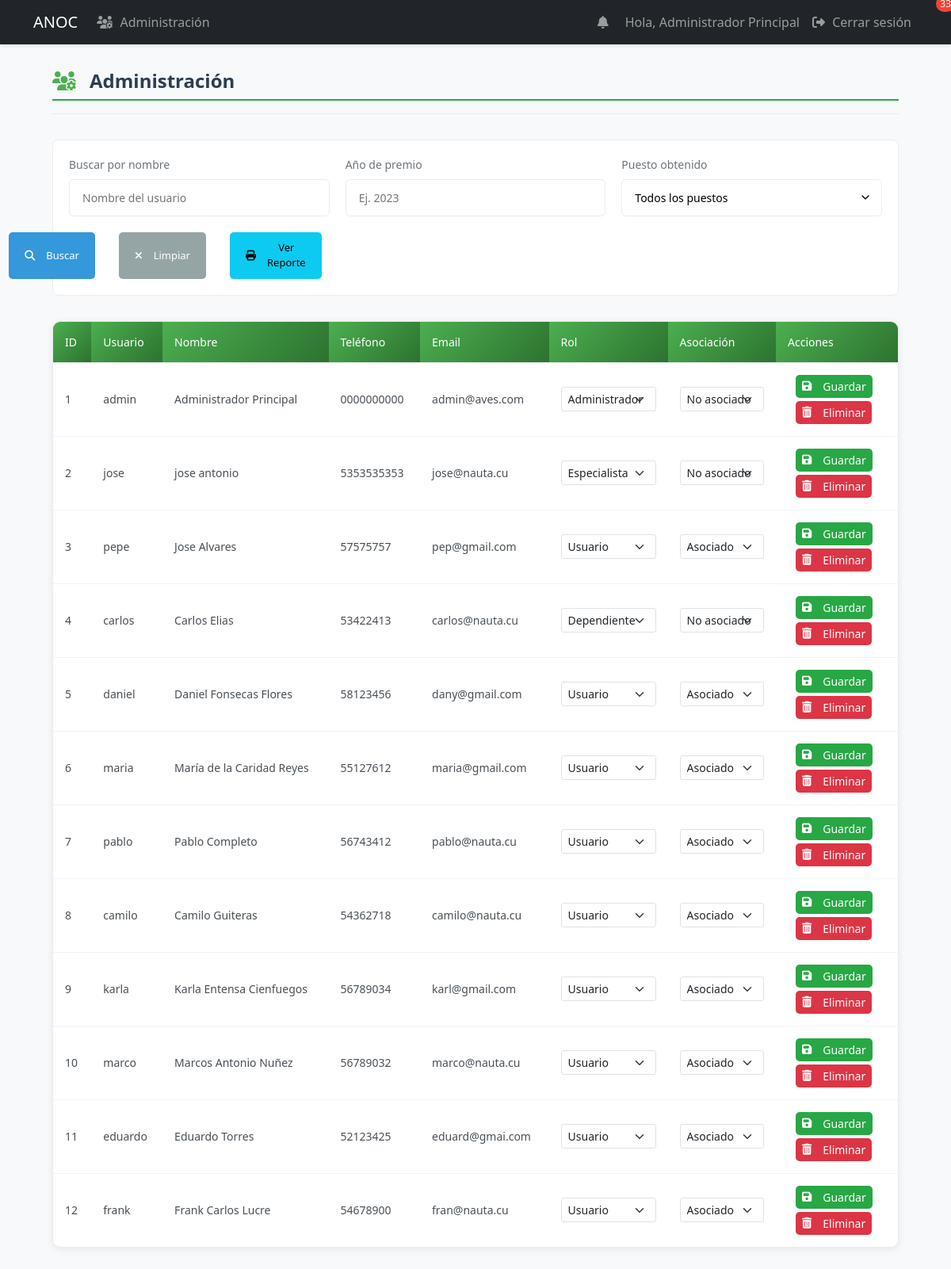
Before: /admin/users (signed in) with the older database file.
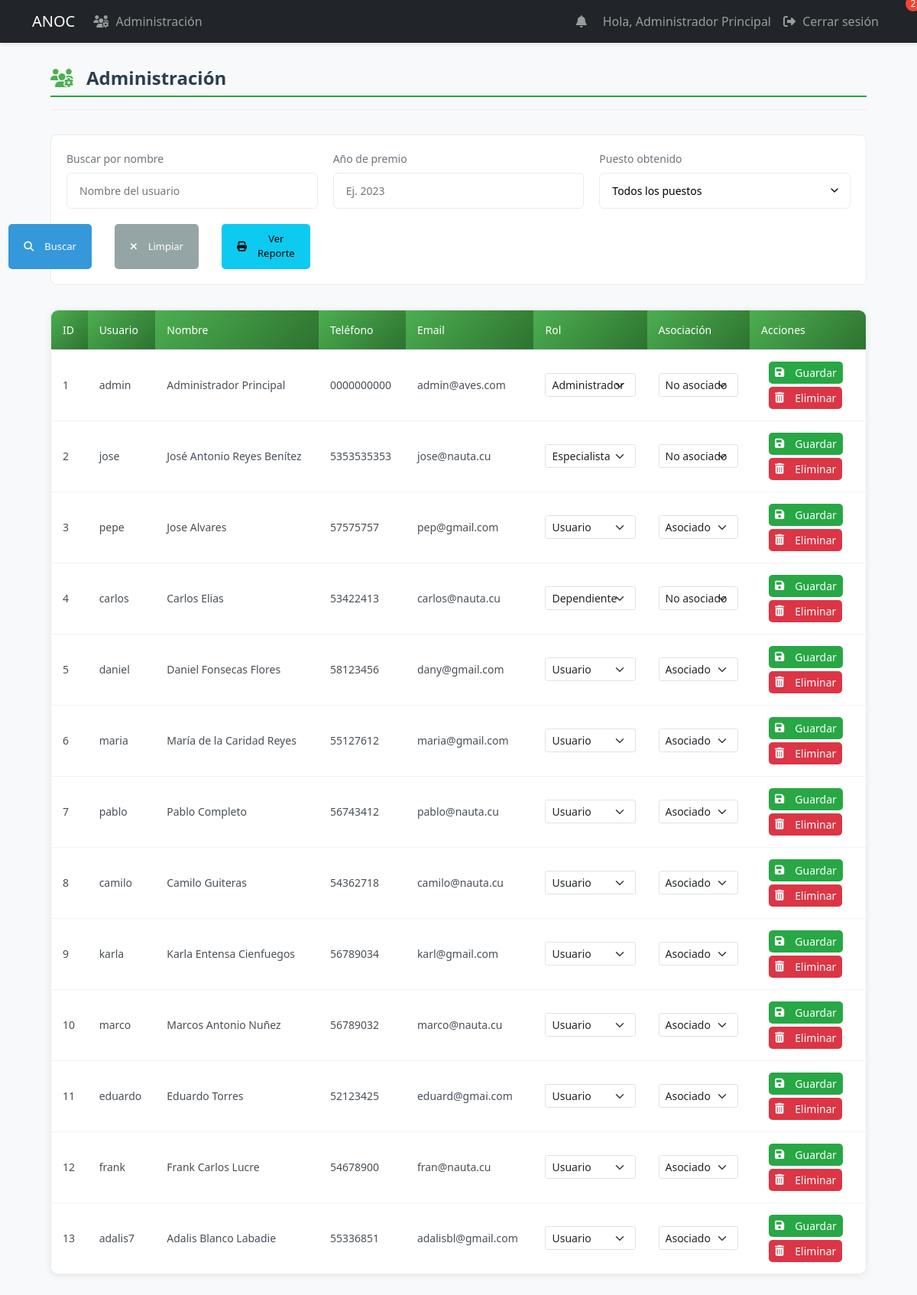
After: the same page with the newer database file.
### models.py (models this page shows, shortened)
class User(UserMixin, db.Model):
    id = db.Column(db.Integer, primary_key=True)
    username = db.Column(db.String(80), unique=True, nullable=False, index=True)
    email = db.Column(db.String(120), unique=True, nullable=False, index=True)
    password_hash = db.Column(db.String(128))
    role = db.Column(db.String(20), default='user')  # 'admin', 'specialist', 'dependiente', 'user'
    is_associated = db.Column(db.Boolean, default=False, nullable=False)
    full_name = db.Column(db.String(100), nullable=False)
    phone = db.Column(db.String(20), nullable=False)
    profile_image = db.Column(db.String(255))  # Ruta de la imagen de perfil
    last_login = db.Column(db.DateTime)  # Fecha del último inicio de sesión
    is_active = db.Column(db.Boolean, default=True)  # Para manejar cuentas activas/inactivas
    address = db.Column(db.String(200))  # Nuevo campo para dirección
    birds = db.relationship('UserBirds', backref='user', lazy=True, cascade='all, delete-orphan')
    awards = db.relationship('Award', backref='user', lazy=True, cascade='all, delete-orphan')
    notifications = db.relationship('Notification', backref='user', lazy=True)

### app.py (the view, shortened to what this page needs)
@app.route('/admin/users')
@login_required
def admin_users():
    if current_user.role != 'admin':
        abort(403)
    search_name = request.args.get('name', '').strip()
    award_year = request.args.get('award_year', '').strip()
    award_position = request.args.get('award_position', '').strip()
    query = select(User).order_by(User.id)
    if search_name:
        query = query.where(User.full_name.ilike(f'%{search_name}%'))
    if award_position:
        position_subquery = select(Award.user_id).where(
            Award.position == award_position
        ).distinct()
        query = query.where(User.id.in_(position_subquery))
    users = db.session.execute(query).scalars()
    current_year = datetime.now().year
    return render_template('admin/users.html',
                         users=users,
                         search_name=search_name,
                         award_year=award_year,
                         award_position=award_position,
                         current_year=current_year)

### app.py (called while the page is built)
@login_manager.user_loader
def load_user(user_id):
    return db.session.get(User, int(user_id))

### templates/admin/users.html (shortened to what the changed rows need)
{% extends "base.html" %}
{% block content %}
<div class="users-container">
    <div class="users-header">
        <h2><i class="fas fa-users-cog"></i> Administración</h2>
    </div>
    <div class="users-table-container">
        <table class="users-table">
            <thead>
                <tr>
                    <th>ID</th>
                    <th>Usuario</th>
                    <th>Nombre</th>
                    <th>Teléfono</th>
                    <th>Email</th>
                    <th>Rol</th>
                    <th>Asociación</th>
                    <th>Acciones</th>
                </tr>
            </thead>
            <tbody>
                {% if users %}
                    {% for user in users %}
                    <tr class="clickable-row" data-href="{{ url_for('user_details', user_id=user.id) }}">
                        <td>{{ user.id }}</td>
                        <td>{{ user.username }}</td>
                        <td>{{ user.full_name }}</td>
                        <td>{{ user.phone }}</td>
                        <td>{{ user.email }}</td>
                        <td>
                            <form method="POST" action="{{ url_for('assign_role', user_id=user.id) }}" class="role-form">
                                <select name="role" class="form-select form-select-sm">
                                    <option value="user" {% if user.role == 'user' %}selected{% endif %}>Usuario</option>
                                    <option value="specialist" {% if user.role == 'specialist' %}selected{% endif %}>Especialista</option>
                                    <option value="dependiente" {% if user.role == 'dependiente' %}selected{% endif %}>Dependiente</option>
                                    <option value="admin" {% if user.role == 'admin' %}selected{% endif %}>Administrador</option>
                                </select>
                        </td>
                        <td>
                                <select name="is_associated" class="form-select form-select-sm">
                                    <option value="true" {% if user.is_associated %}selected{% endif %}>Asociado</option>
                                    <option value="false" {% if not user.is_associated %}selected{% endif %}>No asociado</option>
                                </select>
                        </td>
                        <td class="actions-column">
                            <div class="action-buttons">
                                <button type="submit" class="btn btn-sm btn-success">
                                    <i class="fas fa-save"></i> Guardar
                                </button>
                            </div>
                            <div class="action-buttons mt-1">
                                <form method="POST" action="{{ url_for('delete_user', user_id=user.id) }}"
                                      onsubmit="return confirm('¿Está seguro que desea eliminar este usuario permanentemente?');"
                                      class="d-inline">
                                    <button type="submit" class="btn btn-sm btn-danger">
                                        <i class="fas fa-trash-alt"></i> Eliminar
                                    </button>
                                </form>
                            </div>
                        </td>
                    </tr>
                    {% endfor %}
                {% endif %}
            </tbody>
        </table>
    </div>
</div>
{% endblock %}

### templates/base.html (shortened to what this page needs)
<!DOCTYPE html>
<html lang="es">
<head>
    <link href="https://cdn.jsdelivr.net/npm/bootstrap@5.3.0/dist/css/bootstrap.min.css" rel="stylesheet">
    <link href="https://cdnjs.cloudflare.com/ajax/libs/font-awesome/6.4.0/css/all.min.css" rel="stylesheet">
    <link rel="stylesheet" href="{{ url_for('static', filename='css/styles.css') }}">
</head>
<body>
    <nav class="navbar navbar-expand-lg navbar-dark bg-dark">
        <div class="container">
            <a class="navbar-brand" href="{{ url_for('dashboard') }}">ANOC</a>
            <div class="collapse navbar-collapse" id="navbarNav">
                <ul class="navbar-nav me-auto">
                    {% if current_user.is_authenticated and current_user.role == 'admin' %}
                        <li class="nav-item">
                            <a class="nav-link" href="{{ url_for('admin_users') }}">
                                <i class="fas fa-users-cog"></i> Administración
                            </a>
                        </li>
                    {% endif %}
                </ul>
                <ul class="navbar-nav">
                    {% if current_user.is_authenticated %}
                        <li class="nav-item">
                            <a class="nav-link" href="{{ url_for('notifications') }}">
                                <i class="fas fa-bell"></i>
                                {% if current_user.is_authenticated %}
                                    {% set unread_count = get_unread_notifications_count(current_user.id) %}
                                    {% if unread_count > 0 %}
                                        <span class="notification-badge">{{ unread_count }}</span>
                                    {% endif %}
                                {% endif %}
                            </a>
                        </li>
                        <li class="nav-item">
                            <span class="nav-link">Hola, {{ current_user.full_name }}</span>
                        </li>
                        <li class="nav-item">
                            <a class="nav-link" href="{{ url_for('logout') }}">
                                <i class="fas fa-sign-out-alt"></i> Cerrar sesión
                            </a>
                        </li>
                    {% else %}
                        <li class="nav-item">
                            <a class="nav-link" href="{{ url_for('login') }}">
                                <i class="fas fa-sign-in-alt"></i> Iniciar sesión
                            </a>
                        </li>
                    {% endif %}
                </ul>
            </div>
        </div>
    </nav>
    <div class="container mt-4">
        {% block content %}{% endblock %}
    </div>
</body>
</html>

Changed rows visible on the page:
changed User "jose": full_name "jose antonio" → "José Antonio Reyes Benítez"
added User: id "13", username "adalis7", full_name "Adalis Blanco Labadie", phone "55336851", email "adalisbl@gmail.com", role "Usuario", is_associated "Asociado"
